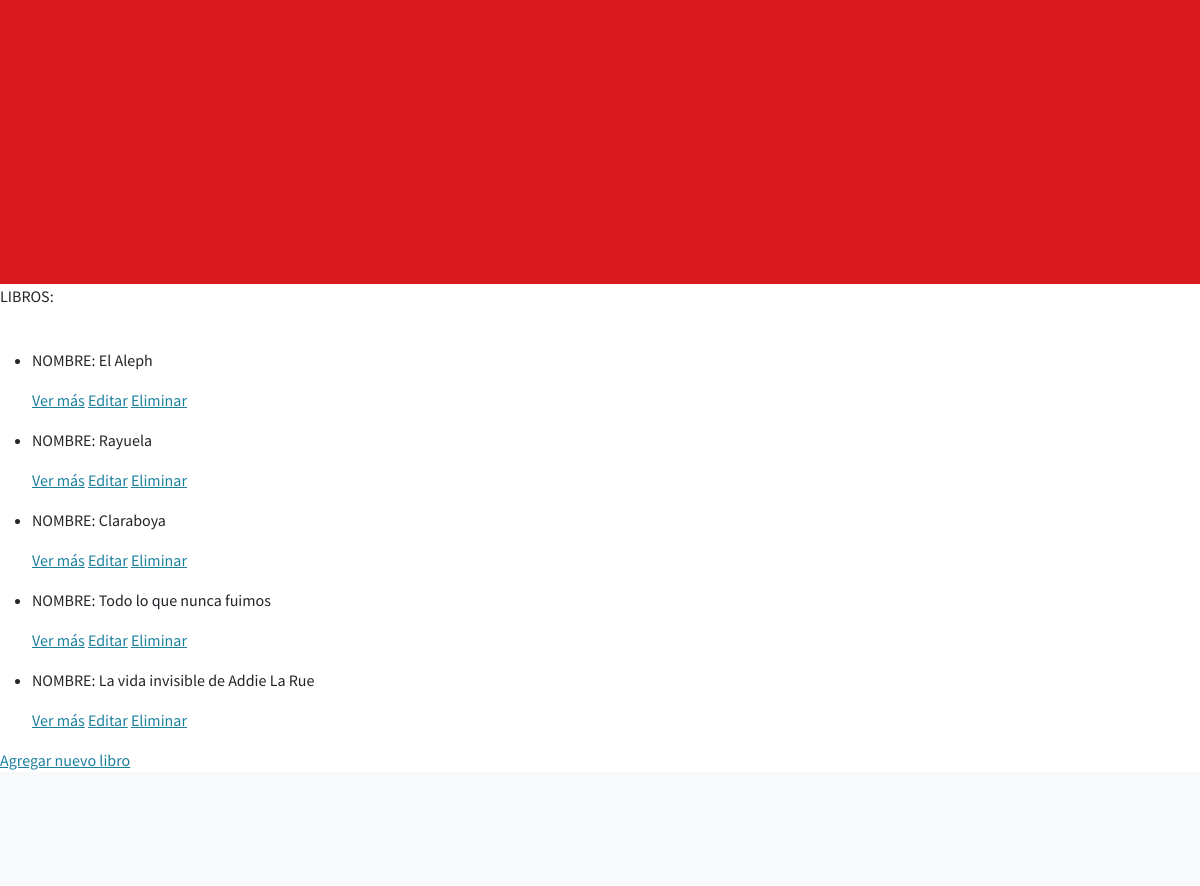
Page /App1/libros/list (middle part) on the earlier database version.
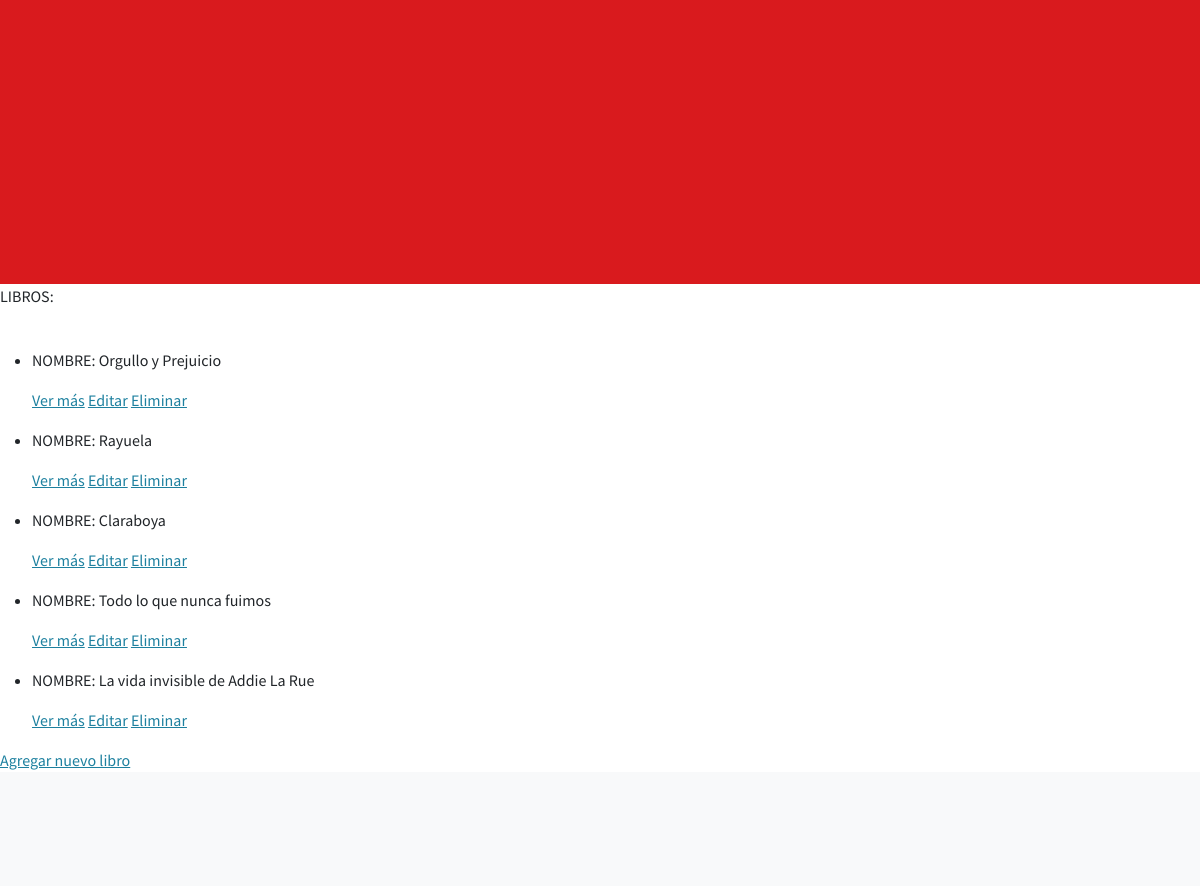
Same page on the later database version.
### App1/models.py (models this page shows, shortened)
class Libros (models.Model):
    genero = models.CharField(max_length=40)
    nombre = models.CharField(max_length=50)
    numeroId = models.IntegerField()

### App1/views.py (the view)
# urls.py: path('libros/list', views.LibrosList.as_view(), name='List'),
class LibrosList(ListView):
    model = Libros
    template_name = "App1/libros_list.html"

### App1/templates/App1/libros_list.html (shortened to what this page needs)
{% extends "App1/padre.html" %}
{% load static %}
        {% block contenido %}
          <p>LIBROS:</p> <br>
          <ul>
            {% for libros in object_list %}
            <li>
              <p>NOMBRE: {{ libros.nombre}}</p>
              <p>
              <a href="{% url 'Detail' libros.id %}">Ver más</a>
              <a href="{% url 'Edit' libros.id %}">Editar</a>
              <a href="{% url 'Delete' libros.id %}">Eliminar</a>
            </p>
            </li>
            {% endfor %}
          </ul>
          <a href="{% url 'New'%}"> Agregar nuevo libro </a>
        {% endblock %}

Differences in the rows shown:
changed Libros: nombre "El Aleph" → "Orgullo y Prejuicio"
